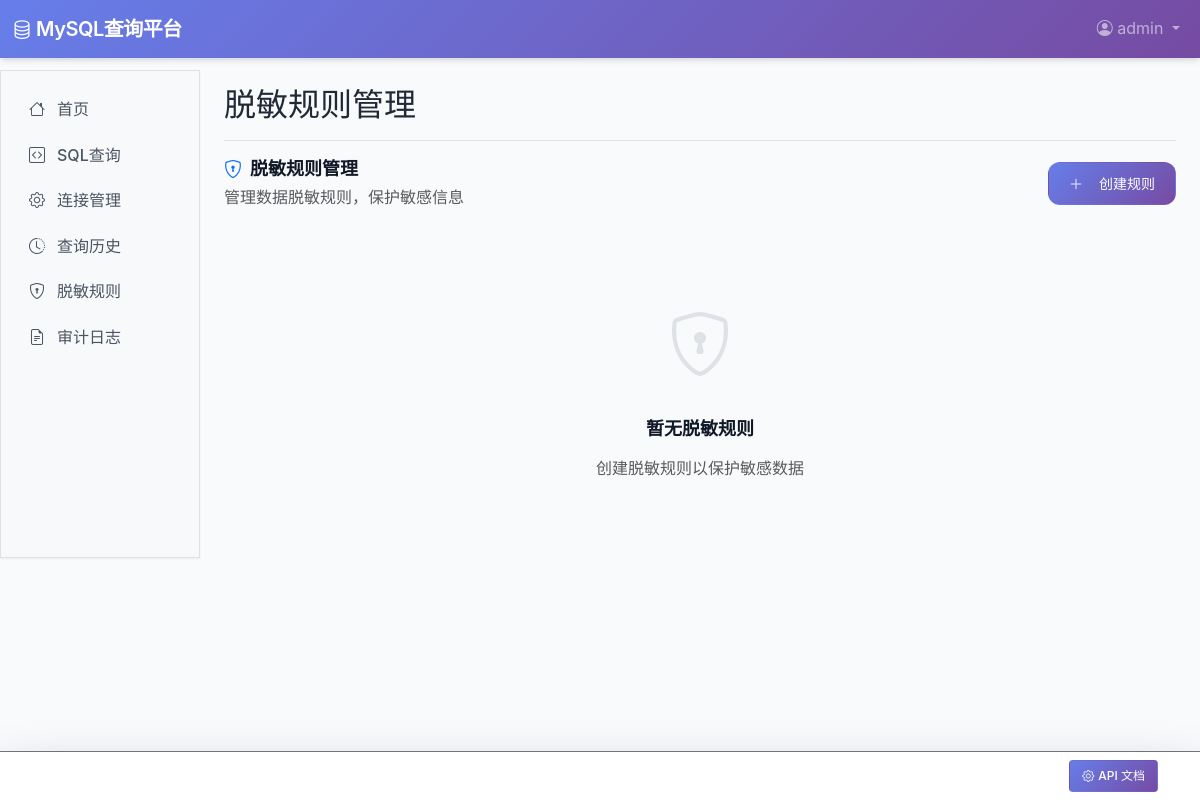
The app's page /desensitization/ (signed in), older data.
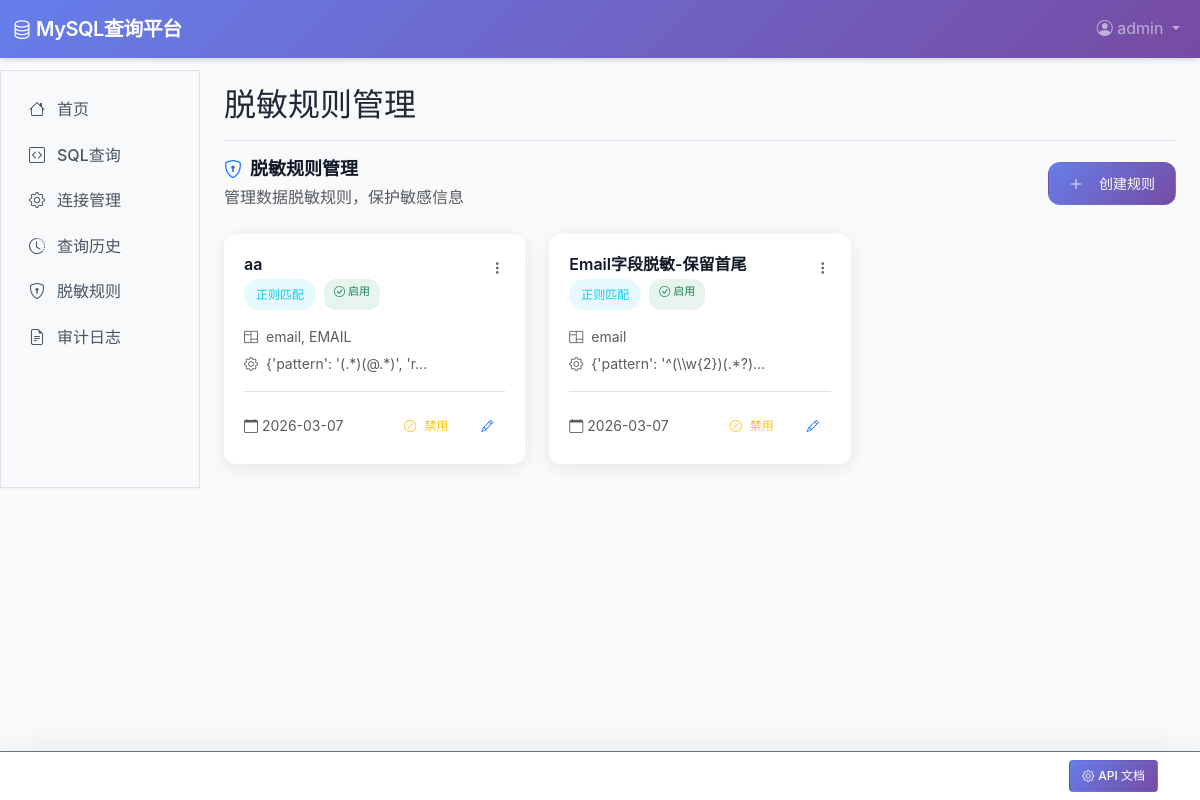
The same page, newer data.
### accounts/models.py (models this page shows, shortened)
class User(AbstractUser):
    ROLE_CHOICES = (
        ('normal', '普通用户'),
        ('admin', '管理员'),
    )
    role = models.CharField(max_length=10, choices=ROLE_CHOICES, default='normal')
    last_login_ip = models.GenericIPAddressField(null=True, blank=True, verbose_name='上次登录IP')
    login_count = models.PositiveIntegerField(default=0, verbose_name='登录次数')
    groups = models.ManyToManyField(
        Group,
        verbose_name='groups',
        blank=True,
        help_text='The groups this user belongs to.',
        related_name='custom_user_set',
        related_query_name='custom_user',
    )
    user_permissions = models.ManyToManyField(
        Permission,
        verbose_name='user permissions',
        blank=True,
        help_text='Specific permissions for this user.',
        related_name='custom_user_set',
        related_query_name='custom_user',
    )
    class Meta:
        verbose_name = '用户'
        verbose_name_plural = '用户'

### desensitization/models.py (models this page shows, shortened)
class MaskingRule(models.Model):
    MASKING_TYPE_CHOICES = (
        ('full', '完全脱敏'),
        ('partial', '部分脱敏'),
        ('regex', '正则匹配'),
    )
    name = models.CharField(max_length=100, default='', verbose_name='规则名称')
    is_enabled = models.BooleanField(default=True, verbose_name='是否启用')
    column_names = models.JSONField(default=list, verbose_name='列名列表')
    masking_type = models.CharField(
        max_length=20,
        choices=MASKING_TYPE_CHOICES,
        verbose_name='脱敏类型'
    )
    masking_params = models.JSONField(blank=True, null=True, verbose_name='脱敏参数')
    created_by = models.ForeignKey(
        settings.AUTH_USER_MODEL,
        on_delete=models.SET_NULL,
        null=True,
        related_name='masking_rules'
    )
    created_at = models.DateTimeField(auto_now_add=True)
    updated_at = models.DateTimeField(auto_now=True)
    class Meta:
        verbose_name = '脱敏规则'
        verbose_name_plural = '脱敏规则'

### desensitization/views.py (the view)
# urls.py: path('', views.masking_rule_list_view, name='masking_rule_list'),
@login_required
def masking_rule_list_view(request):
    rules = MaskingRule.objects.all()
    return render(request, 'desensitization/list.html', {'rules': rules})

### desensitization/templates/desensitization/list.html (shortened to what this page needs)
{% extends 'base.html' %}
{% block page_title %}{% if user.role == 'admin' %}脱敏规则管理{% else %}脱敏规则{% endif %}{% endblock %}
{% block content %}
<div class="d-flex justify-content-between align-items-center mb-4">
    <div>
        <h5 class="mb-1"><i class="bi bi-shield-lock text-primary me-2"></i>{% if user.role == 'admin' %}脱敏规则管理{% else %}脱敏规则{% endif %}</h5>
        <p class="text-muted mb-0">{% if user.role == 'admin' %}管理数据脱敏规则，保护敏感信息{% else %}查看数据脱敏规则{% endif %}</p>
    </div>
    {% if user.role == 'admin' %}
    <a href="{% url 'desensitization:masking_rule_create' %}" class="btn btn-primary">
        <i class="bi bi-plus-lg me-2"></i>创建规则
    </a>
    {% endif %}
</div>
{% if rules %}
<div class="row">
    {% for rule in rules %}
    <div class="col-md-6 col-lg-4 mb-4">
        <div class="rule-card card h-100 {% if not rule.is_enabled %}disabled{% endif %}" style="cursor: pointer;" data-bs-toggle="modal" data-bs-target="#ruleDetailModal-{{ rule.id }}">
            <div class="card-body">
                <div class="d-flex justify-content-between align-items-start mb-3">
                    <div>
                        <h6 class="mb-1">{{ rule.name }}</h6>
                        <div class="d-flex gap-2">
                            <span class="rule-type-badge bg-{% if rule.masking_type == 'full' %}danger{% elif rule.masking_type == 'partial' %}warning{% else %}info{% endif %} bg-opacity-10 text-{% if rule.masking_type == 'full' %}danger{% elif rule.masking_type == 'partial' %}warning{% else %}info{% endif %}">
                                {{ rule.get_masking_type_display }}
                            </span>
                            <span class="status-badge bg-{% if rule.is_enabled %}success{% else %}secondary{% endif %} bg-opacity-10 text-{% if rule.is_enabled %}success{% else %}secondary{% endif %}">
                                {% if rule.is_enabled %}
                                <i class="bi bi-check-circle"></i> 启用
                                {% else %}
                                <i class="bi bi-slash-circle"></i> 禁用
                                {% endif %}
                            </span>
                        </div>
                    </div>
                    {% if user.role == 'admin' %}
                    <div class="dropdown">
                        <button class="btn btn-link text-muted p-0" data-bs-toggle="dropdown">
                            <i class="bi bi-three-dots-vertical"></i>
                        </button>
                    </div>
                    {% endif %}
                </div>
                <div class="mb-3">
                    <div class="d-flex align-items-center text-muted small mb-1">
                        <i class="bi bi-columns me-2"></i>
                        {{ rule.column_names|join:", " }}
                    </div>
                    <div class="d-flex align-items-center text-muted small">
                        <i class="bi bi-gear me-2"></i>
                        {{ rule.masking_params|truncatechars:30|default:"无参数" }}
                    </div>
                </div>
                <div class="d-flex justify-content-between align-items-center pt-3 border-top">
                    <small class="text-muted">
                        <i class="bi bi-calendar me-1"></i>{{ rule.created_at|date:"Y-m-d" }}
                    </small>
                    {% if user.role == 'admin' %}
                    <div class="d-flex gap-2">
                        <button class="btn btn-{% if rule.is_enabled %}outline-warning{% else %}outline-success{% endif %} btn-sm toggle-btn toggle-status" data-rule-id="{{ rule.id }}">
                            {% if rule.is_enabled %}
                            <i class="bi bi-slash-circle"></i> 禁用
                            {% else %}
                            <i class="bi bi-check-circle"></i> 启用
                            {% endif %}
                        </button>
                        <a href="{% url 'desensitization:masking_rule_edit' rule.id %}" class="btn btn-outline-primary btn-sm action-btn" title="编辑">
                            <i class="bi bi-pencil"></i>
                        </a>
                    </div>
                    {% endif %}
                </div>
            </div>
        </div>
    </div>
    {% endfor %}
</div>
{% else %}
<div class="empty-state">
    <div class="icon">
        <i class="bi bi-shield-lock"></i>
    </div>
    <h5>暂无脱敏规则</h5>
    <p class="text-muted mb-3">{% if user.role == 'admin' %}创建脱敏规则以保护敏感数据{% else %}暂无可用的脱敏规则{% endif %}</p>
</div>
{% endif %}
{% endblock %}

### templates/base.html (shortened to what this page needs)
{% load static %}
<!DOCTYPE html>
<html lang="zh-CN">
<head>
    <link href="https://cdn.jsdelivr.net/npm/bootstrap@5.3.2/dist/css/bootstrap.min.css" rel="stylesheet">
    <link rel="stylesheet" href="https://cdn.jsdelivr.net/npm/bootstrap-icons@1.11.1/font/bootstrap-icons.css">
    <link rel="stylesheet" href="{% static 'css/styles.css' %}">
</head>
<body>
    {% include 'navbar.html' %}
    <div class="container-fluid">
        <div class="row">
            {% include 'sidebar.html' %}
            <main class="col-md-9 ms-sm-auto col-lg-10 px-md-4">
                <div class="d-flex justify-content-between flex-wrap flex-md-nowrap align-items-center pt-3 pb-2 mb-3 border-bottom">
                    <h1 class="h2">{% block page_title %}{% endblock %}</h1>
                </div>
                {% block content %}{% endblock %}
            </main>
        </div>
    </div>
</body>
</html>
{% block api_footer %}
<div class="fixed-bottom bg-white shadow-lg border-top border-secondary py-2 px-4 d-none d-md-block">
    <div class="container">
        <div class="row justify-content-end">
            <div class="col-auto">
                <a href="/api-doc/" class="btn btn-primary btn-sm d-flex align-items-center gap-1">
                    <i class="bi bi-gear"></i>
                    <span>API 文档</span>
                </a>
            </div>
        </div>
    </div>
</div>
{% endblock %}

### templates/navbar.html (shortened to what this page needs)
<nav class="navbar navbar-expand-lg navbar-dark bg-primary fixed-top">
    <div class="container-fluid">
        <a class="navbar-brand" href="{% url 'queries:query_list' %}">
            <i class="bi bi-database"></i> MySQL查询平台
        </a>
        <div class="collapse navbar-collapse" id="navbarNav">
            <ul class="navbar-nav ms-auto">
                {% if user.is_authenticated %}
                    <li class="nav-item dropdown">
                        <a class="nav-link dropdown-toggle" href="#" role="button" data-bs-toggle="dropdown" aria-expanded="false">
                            <i class="bi bi-person-circle"></i> {{ user.username }}
                        </a>
                    </li>
                {% else %}
                    <li class="nav-item">
                        <a class="nav-link" href="{% url 'accounts:login' %}">登录</a>
                    </li>
                {% endif %}
            </ul>
        </div>
    </div>
</nav>

### templates/sidebar.html (shortened to what this page needs)
<div class="sidebar border border-right col-md-3 col-lg-2 p-0 bg-body-tertiary">
    <div class="offcanvas-md offcanvas-end bg-body-tertiary" tabindex="-1" id="sidebarMenu" aria-labelledby="sidebarMenuLabel">
        <div class="offcanvas-body d-md-flex flex-column p-0 pt-lg-3 overflow-y-auto">
            <ul class="nav flex-column">
                <li class="nav-item">
                    <a class="nav-link d-flex align-items-center gap-2" href="{% url 'queries:query_list' %}">
                        <i class="bi bi-house"></i>
                        首页
                    </a>
                </li>
                <li class="nav-item">
                    <a class="nav-link d-flex align-items-center gap-2" href="{% url 'queries:sql_query' %}">
                        <i class="bi bi-code-square"></i>
                        SQL查询
                    </a>
                </li>
                {% if user.role == 'admin' %}
                    <li class="nav-item">
                        <a class="nav-link d-flex align-items-center gap-2" href="{% url 'connections:connection_list' %}">
                            <i class="bi bi-gear"></i>
                            连接管理
                        </a>
                    </li>
                {% endif %}
                <li class="nav-item">
                    <a class="nav-link d-flex align-items-center gap-2" href="{% url 'queries:query_history' %}">
                        <i class="bi bi-clock-history"></i>
                        查询历史
                    </a>
                </li>
                <li class="nav-item">
                    <a class="nav-link d-flex align-items-center gap-2" href="{% url 'desensitization:masking_rule_list' %}">
                        <i class="bi bi-shield-lock"></i>
                        脱敏规则
                    </a>
                </li>
                {% if user.role == 'admin' %}
                    <li class="nav-item">
                        <a class="nav-link d-flex align-items-center gap-2" href="{% url 'audit:audit_list' %}">
                            <i class="bi bi-file-earmark-text"></i>
                            审计日志
                        </a>
                    </li>
                {% endif %}
            </ul>
        </div>
    </div>
</div>

### static/css/styles.css (style rules this page uses)
:root { --primary: #667eea; --primary-dark: #5a67d8; --primary-light: #a3bffa; --secondary: #764ba2; --accent: #f093fb; --success: #10b981; --warning: #f59e0b; --danger: #ef4444; --info: #3b82f6; --gray-50: #f9fafb; --gray-100: #f3f4f6; --gray-200: #e5e7eb; --gray-300: #d1d5db; --gray-400: #9ca3af; --gray-500: #6b7280; --gray-600: #4b5563; --gray-700: #374151; --gray-800: #1f2937; --gray-900: #111827; --shadow-sm: 0 1px 2px 0 rgba(0, 0, 0, 0.05); --shadow: 0 1px 3px 0 rgba(0, 0, 0, 0.1), 0 1px 2px 0 rgba(0, 0, 0, 0.06); --shadow-md: 0 4px 6px -1px rgba(0, 0, 0, 0.1), 0 2px 4px -1px rgba(0, 0, 0, 0.06); --shadow-lg: 0 10px 15px -3px rgba(0, 0, 0, 0.1), 0 4px 6px -2px rgba(0, 0, 0, 0.05); --shadow-xl: 0 20px 25px -5px rgba(0, 0, 0, 0.1), 0 10px 10px -5px rgba(0, 0, 0, 0.04); --radius-sm: 0.25rem; --radius: 0.5rem; --radius-md: 0.75rem; --radius-lg: 1rem; --radius-xl: 1.5rem; --radius-full: 9999px; --transition-fast: 150ms ease; --transition: 250ms ease; --transition-slow: 350ms ease; --font-sans: -apple-system, BlinkMacSystemFont, "Segoe UI", Roboto, "Helvetica Neue", Arial, sans-serif; --font-mono: "SF Mono", Monaco, "Cascadia Code", "Roboto Mono", Consolas, "Courier New", monospace; }
*, *::before, *::after { box-sizing: border-box; }
html { scroll-behavior: smooth; }
body { font-family: var(--font-sans); line-height: 1.6; color: var(--gray-800); background-color: var(--gray-50); padding-top: 70px; -webkit-font-smoothing: antialiased; -moz-osx-font-smoothing: grayscale; }
h1, h2, h3, h4, h5, h6 { font-weight: 600; line-height: 1.3; color: var(--gray-900); margin-bottom: 1rem; }
h1 { font-size: 2.25rem; }
h5 { font-size: 1.125rem; }
h6 { font-size: 1rem; }
p { margin-bottom: 1rem; }
a { color: var(--primary); text-decoration: none; transition: color var(--transition-fast); }
.btn { display: inline-flex; align-items: center; justify-content: center; gap: 0.5rem; padding: 0.625rem 1.25rem; font-size: 0.875rem; font-weight: 500; line-height: 1.5; text-align: center; white-space: nowrap; vertical-align: middle; border: 1px solid transparent; border-radius: var(--radius-md); transition: all var(--transition-fast); cursor: pointer; user-select: none; }
.btn-primary { color: #fff; background: linear-gradient(135deg, var(--primary) 0%, var(--secondary) 100%); border-color: transparent; }
.btn-sm { padding: 0.375rem 0.75rem; font-size: 0.75rem; border-radius: var(--radius-sm); }
.card { background-color: #fff; border: 1px solid var(--gray-200); border-radius: var(--radius-lg); box-shadow: var(--shadow-sm); transition: box-shadow var(--transition-fast); }
.card-body { padding: 1.25rem; }
.navbar { background: linear-gradient(135deg, var(--primary) 0%, var(--secondary) 100%) !important; box-shadow: var(--shadow-md); }
.navbar-brand { font-weight: 600; letter-spacing: -0.5px; }
.sidebar { background-color: #fff; border-right: 1px solid var(--gray-200); box-shadow: var(--shadow-sm); }
.sidebar .nav-link { color: var(--gray-600); font-weight: 500; border-radius: var(--radius-md); margin: 2px 8px; transition: all var(--transition-fast); }
.sidebar .nav-link i { width: 24px; text-align: center; }
.d-none { display: none; }
.d-flex { display: flex; }
.flex-column { flex-direction: column; }
.justify-content-end { justify-content: flex-end; }
.justify-content-between { justify-content: space-between; }
.align-items-start { align-items: flex-start; }
.align-items-center { align-items: center; }
.h-100 { height: 100%; }
.mb-0 { margin-bottom: 0; }
.mb-1 { margin-bottom: 0.25rem; }
.mb-3 { margin-bottom: 1rem; }
.mb-4 { margin-bottom: 1.5rem; }
.p-0 { padding: 0; }
@media (min-width: 576px) { .container { max-width: 540px; } }
@media (min-width: 768px) { .container { max-width: 720px; } }
@media (min-width: 992px) { .container { max-width: 960px; } }
@media (min-width: 1200px) { .container { max-width: 1140px; } }

### desensitization/templates/desensitization/list.html (style rules this page uses)
.rule-card { border: none; border-radius: 12px; box-shadow: 0 4px 20px rgba(0,0,0,0.08); transition: all 0.3s; }
.rule-type-badge { padding: 6px 12px; border-radius: 20px; font-size: 12px; font-weight: 500; }
.status-badge { padding: 4px 10px; border-radius: 12px; font-size: 11px; font-weight: 500; }
.action-btn { width: 36px; height: 36px; padding: 0; display: inline-flex; align-items: center; justify-content: center; border-radius: 8px; }
.toggle-btn { padding: 4px 12px; font-size: 12px; }

Row changes from the older to the newer data that the page shows:
added MaskingRule: name "aa", masking_type "正则匹配", is_enabled True (drawn), column_names "email, EMAIL", masking_params "{'pattern': '(.*)(@.*)', 'r...", created_at "2026-03-07"
added MaskingRule: name "Email字段脱敏-保留首尾", masking_type "正则匹配", is_enabled True (drawn), column_names "email", masking_params "{'pattern': '^(\\\\w{2})(.*?)...", created_at "2026-03-07"
Text that changed along with them:
text no longer shown: "暂无脱敏规则 创建脱敏规则以保护敏感数据"
